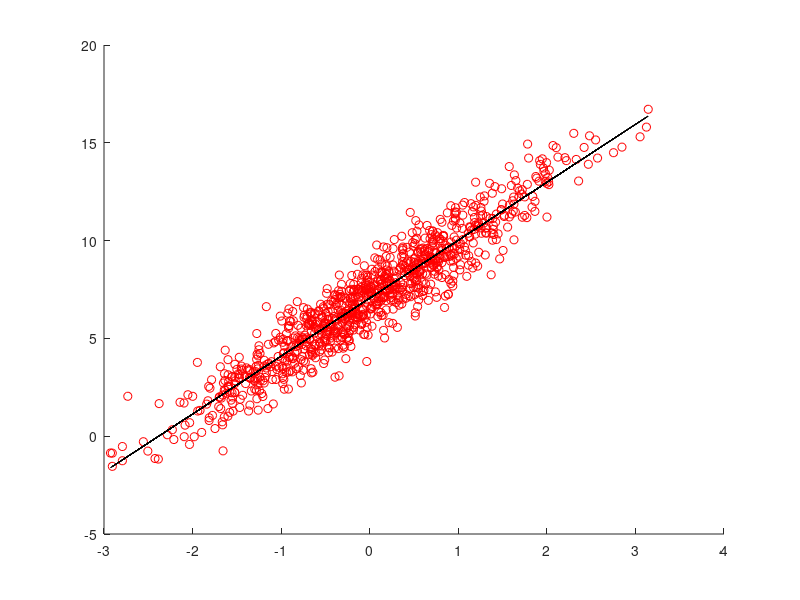

The MATLAB script that drew this image:
c = [3 7];
x = randn(1,1000);
y = c(1) * x+c(2) +randn(size(x));

##scatter(x,y)

A = [x(:),ones(numel(x),1)];

theta = A\y(:);

[c(:),theta]

y_fit = A*theta;

scatter(x,y,'r')
hold on
plot(x,y_fit,'k')